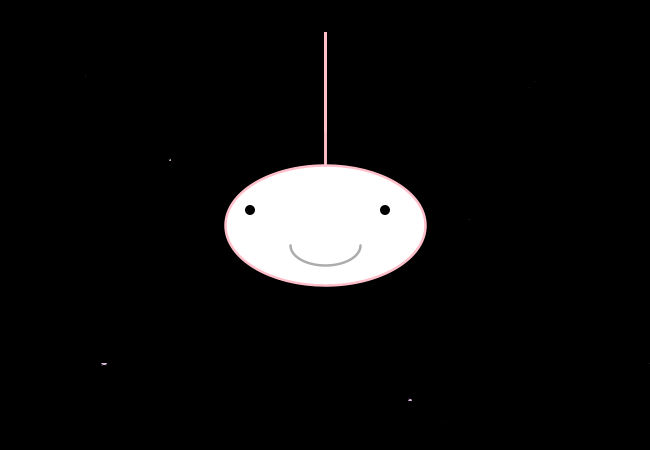
Frame 1 (no input)
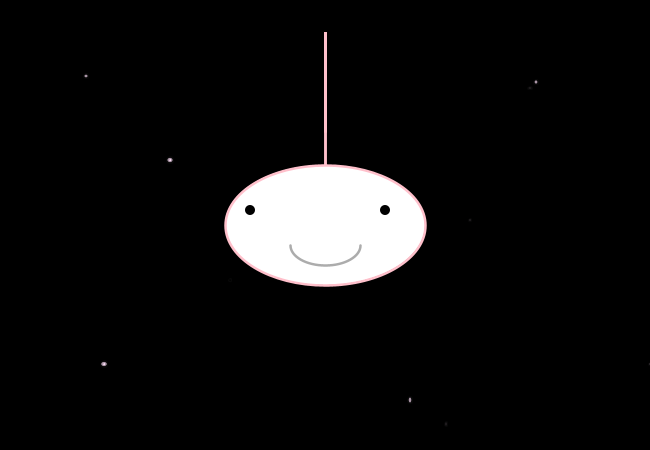
Frame 60 (the mouse pressed at the canvas centre just before this capture)
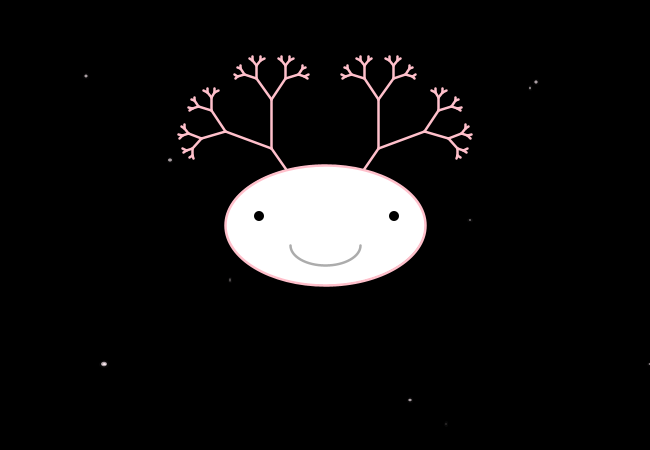
Frame 120 (the mouse held since frame 60 and released just before this capture)

The Processing sketch that drew these frames (run headless with seeded random() and noise(); from frame 60 on, the mouse is pressed at the canvas centre):

// Processing sketch: processing_90853
// ── processing_90853.pde

// Recursive Tree code from D. Shiffman http://processing.org/learning/topics/tree.html

float theta;

void setup()
{
  size (650,450);
}

void draw()
{
  background (0);
  frameRate(30);
  
  //starfield
  pushMatrix();
  translate(50,40);
  scale(1.2);
  fill(random(250,255), random(200,255), random(240,255));
    ellipse(30,30,random(0,3),random(0,3));
    ellipse(350,150,random(0,3),random(0,3));
    ellipse(300,300,random(2,5), random(2,5));
    ellipse(100,100,random(2,5),random(2,5));
    ellipse(150,200,random(0,3),random(0,3));
    ellipse(400,40,random(0,3),random(0,3));
    ellipse(330,320,random(0,3),random(0,3));
    ellipse(405,35,random(1,4),random(1,4));
    ellipse(500,270,random(0,3),random(0,3));
    ellipse(610,250,random(0,3),random(0,3));
    ellipse(45,270,random(3,6),random(3,6));
  frameRate(30);
  popMatrix();

  //setup fractal
  stroke(255);
  //angle based on mouse interaction
  float a = (mouseX / (float) width) * 70f;
  //convert to radian
  theta = radians(a);
  //start tree from bottom of screen
  translate (width/2, height/2);
  //draw an axolotl
  stroke(255,192,203);
  strokeWeight(2.5);
  branch(180);
  fill(255);
  ellipse(0,0,200,120); //head
  fill(0);
  noStroke();
  //ellipse (-60,-10, 10,10); //eye l
  //ellipse (60,-10, 10,10); //eye r
  ellipse (mouseX/35 -75,mouseY/35 -15, 10,10); //moving eye l
  ellipse (mouseX/35 +60,mouseY/35 -15, 10,10); //moving eye r

  //smile
  stroke(255);
  pushMatrix();
  stroke(20,20,20,90);
  noFill();
  translate(0,10);
  arc(0,10,70,40, 0, PI);
  popMatrix();
  //start branching!
  
}

void branch(float h) {
  // Each branch will be 2/3rds the size of the previous one
  h *= 0.52;
  
  // All recursive functions must have an exit condition!!!!
  // Here, ours is when the length of the branch is 2 pixels or less
  if (h > 2) {
    pushMatrix();    // Save the current state of transformation (i.e. where are we now)
    rotate(theta);   // Rotate by theta
    line(0, 0, 0, -h);  // Draw the branch
    translate(0, -h); // Move to the end of the branch
    branch(h);       // Ok, now call myself to draw two new branches!!
    popMatrix();     // Whenever we get back here, we "pop" in order to restore the previous matrix state
    
    // Repeat the same thing, only branch off to the "left" this time!
    pushMatrix();
    rotate(-theta);
    line(0, 0, 0, -h);
    translate(0, -h);
    branch(h);
    popMatrix();
  }
}
